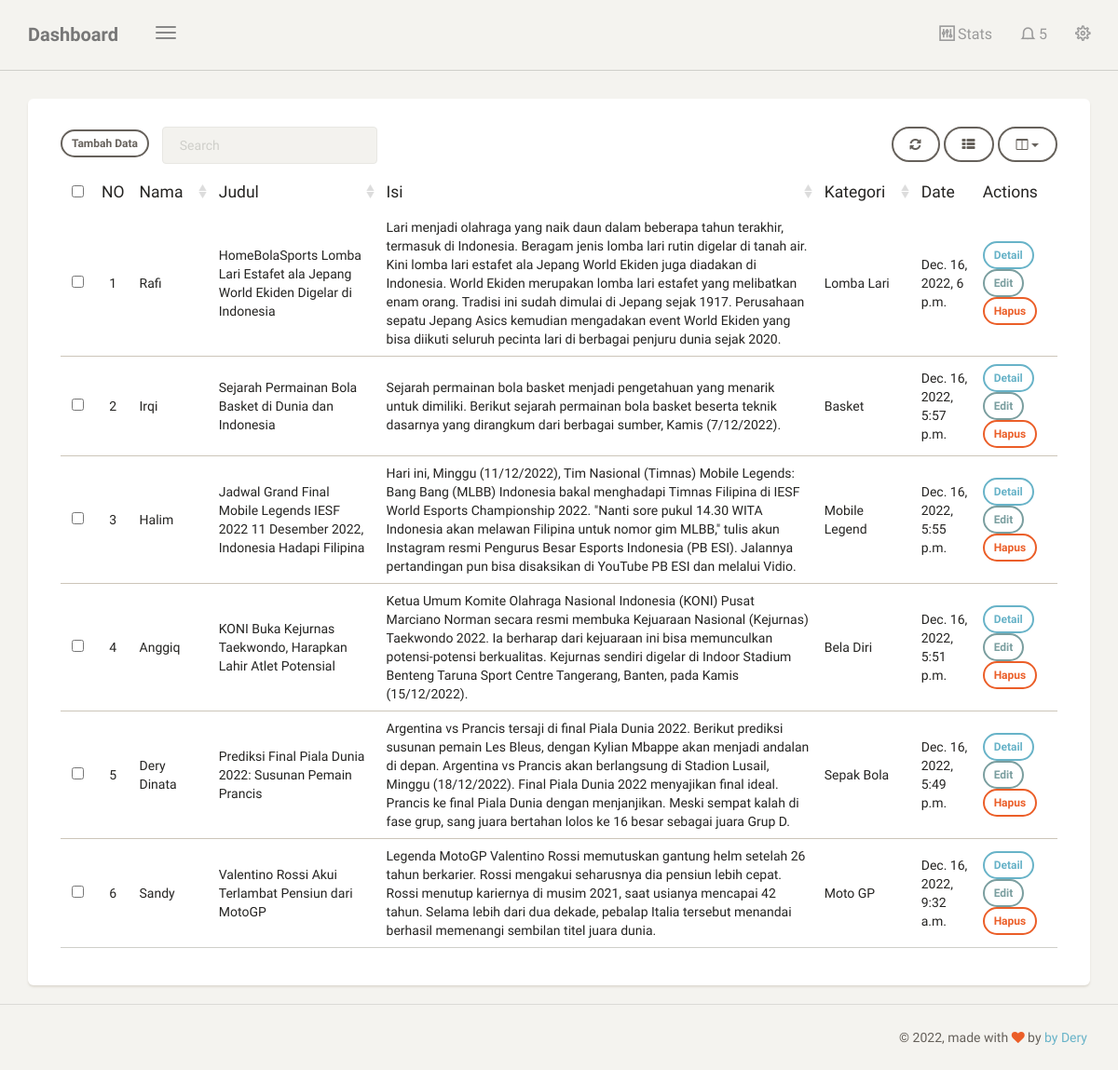
Screenshot of /dashboard/artikel/ (signed in) with the database file from the repository.
### blog/models.py (models this page shows, shortened)
class Artikel(models.Model):
    nama = models.CharField(max_length=100, blank=True, null=True)
    judul = models.CharField(max_length=100)
    isi = models.CharField(max_length=100, blank=True,null=True)
    kategori = models.ForeignKey(Kategori, on_delete=models.CASCADE)
    date = models.DateTimeField(auto_now_add=True)
    class Meta:
        ordering = ['-date']
        verbose_name_plural = "Artikel"

class Kategori(models.Model):
    nama = models.CharField(max_length=20)
    def __str__(self):
        return self.nama
    class Meta:
        verbose_name_plural = "Kategori"

### blog/views.py (the view)
# urls.py: path('artikel/',artikel, name='tabel_artikel'),
@login_required
@user_passes_test(is_creator)
def artikel(request):
    template_name = "back/tabel_artikel.html"
    artikel = Artikel.objects.all()
    context = {
        'title' : 'dashboard',
        'artikel': artikel,
    }
    return render(request, template_name, context)

### blog/views.py (called while the page is built)
def is_creator(user):
    if user.groups.filter(name='Creator').exists():
        return True
    else:
        return False

### templates/back/tabel_artikel.html (shortened to what this page needs)
{% extends 'back/base.html' %}
{% block content %}
<div class="content">
    <div class="container-fluid">
        <div class="row">
            <div class="col-md-12">
                <div class="card">
                    <div class="card-content">
                        <div class="toolbar">
                            <a class="btn btn-sm btm-danger" href="{% url 'tambah_artikel' %}">Tambah Data</a> &nbsp;&nbsp;&nbsp;
                        </div>
                        <table id="bootstrap-table" class="table">
                            <thead>
                                <th data-field="id" class="text-center">NO</th>
                                <th data-field="name" data-sortable="true">Nama</th>
                                <th data-field="judul" data-sortable="true">Judul</th>
                                <th data-field="isi" data-sortable="true">Isi</th>
                                <th data-field="kategori" data-sortable="true">Kategori</th>
                                <th data-field="date">Date</th>
                                <th data-field="actions">Actions</th>
                            </thead>
                            <tbody>
                                {% for a in artikel %}
                                <tr>
                                    <td>{{forloop.counter}}</td>
                                    <td>{{a.nama}}</td>
                                    <td>{{a.judul}}</td>
                                    <td>{{a.isi}}</td>
                                    <td>{{a.kategori}}</td>
                                    <td>{{a.date}}</td>
                                    <td>
                                        <a class="btn btn-sm btn-info" href="{% url 'lihat_artikel' a.id %}">Detail</a>
                                        <a class="btn btn-sm btn-primary" href="{% url 'edit_artikel' a.id %}">Edit</a>
                                        <a onclick="return confirm('Are you sure you want to delete?');" class="btn btn-sm btn-danger" href="{% url 'hapus_artikel' a.id %}">Hapus</a>
                                    </td>
                                </tr>
                                {% endfor %}
                            </tbody>
                        </table>
                    </div>
                </div>
            </div>
        </div>
    </div>
</div>
{% endblock content %}

### templates/back/base.html (shortened to what this page needs)
{% load static %}
<!doctype html>
<html lang="en">
<head>
    <link href="{% static 'back/css/bootstrap.min.css' %}" rel="stylesheet" />
    <link href="{% static 'back/css/paper-dashboard.css' %}" rel="stylesheet"/>
    <link href="{% static 'back/css/demo.css' %}" rel="stylesheet" />
    <link href="https://maxcdn.bootstrapcdn.com/font-awesome/latest/css/font-awesome.min.css" rel="stylesheet">
    <link href="{% static 'back/css/themify-icons.css' %}" rel="stylesheet">
</head>
<body>
	<div class="wrapper">
	    <div class="main-panel">
			<nav class="navbar navbar-default">
	            <div class="container-fluid">
	                <div class="navbar-header">
	                    <button type="button" class="navbar-toggle">
	                        <span class="icon-bar bar1"></span>
	                        <span class="icon-bar bar2"></span>
	                        <span class="icon-bar bar3"></span>
	                    </button>
	                    <a class="navbar-brand" href="#datatable">Dashboard</a>
	                </div>
	                <div class="collapse navbar-collapse">
	                    <ul class="nav navbar-nav navbar-right">
	                        <li>
	                            <a href="#stats" class="dropdown-toggle btn-magnify" data-toggle="dropdown">
	                                <i class="ti-panel"></i>
									<p>Stats</p>
	                            </a>
	                        </li>
	                        <li class="dropdown">
	                            <a href="#notigfications" class="dropdown-toggle" data-toggle="dropdown">
	                                <i class="ti-bell"></i>
	                                <span class="notification">5</span>
	                            </a>
	                        </li>
							<li>
	                            <a href="#settings" class="btn-rotate">
									<i class="ti-settings"></i>
	                            </a>
	                        </li>
	                    </ul>
	                </div>
	            </div>
	        </nav>
	       {% block content %}
		   {% endblock content %}
	        <footer class="footer">
	            <div class="container-fluid">
					<div class="copyright pull-right">
	                    &copy; <script>document.write(new Date().getFullYear())</script>, made with <i class="fa fa-heart heart"></i> by <a href="">by Dery</a>
	                </div>
	            </div>
	        </footer>
	    </div>
	</div>
</body>
</html>

### templates/back/menu.html (shortened to what this page needs)
{% load static %}

### rows the page displays
Artikel: nama "Rafi", judul "HomeBolaSports Lomba Lari Estafet ala Jepang World Ekiden Digelar di Indonesia", isi "Lari menjadi olahraga yang naik daun dalam beberapa tahun terakhir, termasuk di Indonesia. Beragam jenis lomba lari rutin digelar di tanah air. Kini lomba lari estafet ala Jepang World Ekiden juga diadakan di Indonesia. World Ekiden merupakan lomba lari estafet yang melibatkan enam orang. Tradisi ini sudah dimulai di Jepang sejak 1917. Perusahaan sepatu Jepang Asics kemudian mengadakan event World Ekiden yang bisa diikuti seluruh pecinta lari di berbagai penjuru dunia sejak 2020.", kategori "Lomba Lari", date "Dec. 16, 2022, 6 p.m."
Artikel: nama "Irqi", judul "Sejarah Permainan Bola Basket di Dunia dan Indonesia", isi "Sejarah permainan bola basket menjadi pengetahuan yang menarik untuk dimiliki. Berikut sejarah permainan bola basket beserta teknik dasarnya yang dirangkum dari berbagai sumber, Kamis (7/12/2022).", kategori "Basket", date "Dec. 16, 2022, 5:57 p.m."
Artikel: nama "Halim", judul "Jadwal Grand Final Mobile Legends IESF 2022 11 Desember 2022, Indonesia Hadapi Filipina", isi "Hari ini, Minggu (11/12/2022), Tim Nasional (Timnas) Mobile Legends: Bang Bang (MLBB) Indonesia bakal menghadapi Timnas Filipina di IESF World Esports Championship 2022. \"Nanti sore pukul 14.30 WITA Indonesia akan melawan Filipina untuk nomor gim MLBB,\" tulis akun Instagram resmi Pengurus Besar Esports Indonesia (PB ESI). Jalannya pertandingan pun bisa disaksikan di YouTube PB ESI dan melalui Vidio.", kategori "Mobile Legend", date "Dec. 16, 2022, 5:55 p.m."
Artikel: nama "Anggiq", judul "KONI Buka Kejurnas Taekwondo, Harapkan Lahir Atlet Potensial", isi "Ketua Umum Komite Olahraga Nasional Indonesia (KONI) Pusat Marciano Norman secara resmi membuka Kejuaraan Nasional (Kejurnas) Taekwondo 2022. Ia berharap dari kejuaraan ini bisa memunculkan potensi-potensi berkualitas. Kejurnas sendiri digelar di Indoor Stadium Benteng Taruna Sport Centre Tangerang, Banten, pada Kamis (15/12/2022).", kategori "Bela Diri", date "Dec. 16, 2022, 5:51 p.m."
Artikel: nama "Dery Dinata", judul "Prediksi Final Piala Dunia 2022: Susunan Pemain Prancis", isi "Argentina vs Prancis tersaji di final Piala Dunia 2022. Berikut prediksi susunan pemain Les Bleus, dengan Kylian Mbappe akan menjadi andalan di depan. Argentina vs Prancis akan berlangsung di Stadion Lusail, Minggu (18/12/2022). Final Piala Dunia 2022 menyajikan final ideal. Prancis ke final Piala Dunia dengan menjanjikan. Meski sempat kalah di fase grup, sang juara bertahan lolos ke 16 besar sebagai juara Grup D.", kategori "Sepak Bola", date "Dec. 16, 2022, 5:49 p.m."
Artikel: nama "Sandy", judul "Valentino Rossi Akui Terlambat Pensiun dari MotoGP", isi "Legenda MotoGP Valentino Rossi memutuskan gantung helm setelah 26 tahun berkarier. Rossi mengakui seharusnya dia pensiun lebih cepat. Rossi menutup kariernya di musim 2021, saat usianya mencapai 42 tahun. Selama lebih dari dua dekade, pebalap Italia tersebut menandai berhasil memenangi sembilan titel juara dunia.", kategori "Moto GP", date "Dec. 16, 2022, 9:32 a.m."
